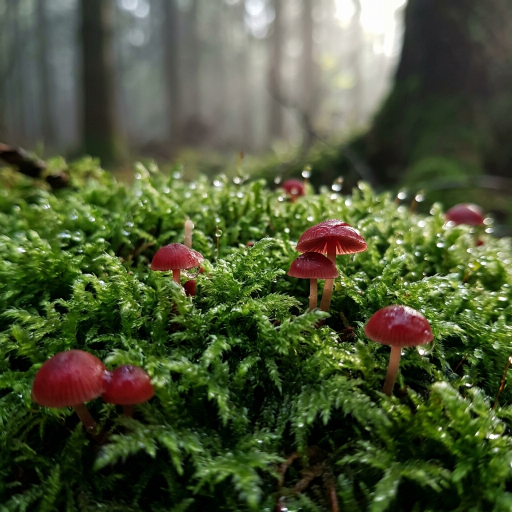
#> input picture ExamplePhotos Backup/01_forest_floor_fungi_1024x1024.jpg, 1024 x 1024 px (shown at 1/2 size)
$ python main.py 'ExamplePhotos Backup'
#> lines starting #> are read from the running program, lines starting #| are printed output that depends on the picture
#!/usr/bin/env python3
import os, sys
from PIL import Image

folder_path = sys.argv[1]

os.makedirs("/opt/icons", exist_ok=True)

for filename in os.listdir(folder_path):
    full_path = os.path.join(folder_path, filename)

    if not os.path.isfile(full_path):
        continue

    f, _ = os.path.splitext(filename)

    converted_path = os.path.join("/opt/icons", f + ".jpeg")

    try:
        with Image.open(full_path) as img:
#> img is the input picture: PIL image 1024x1024 RGB; mean R, G, B 75.6, 85.1, 53.7
            (
            img.rotate(270, expand=True)
               .resize((128,128))
               .convert("RGB")
               .save(converted_path, "JPEG")
            )
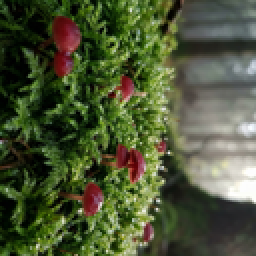
#> saved as 01_forest_floor_fungi_1024x1024.jpeg: PIL image 128x128 RGB (shown 2 times larger); mean R, G, B 75.7, 85.1, 53.7
            print(f"Converted: {filename} -> {os.path.basename(converted_path)}")
    except Exception as e:
        print(f"FAILED on {filename} -> Reason: {type(e).__name__}: {e}")
#> pass 2 of the loop `for filename in os.listdir(folder_path):`:
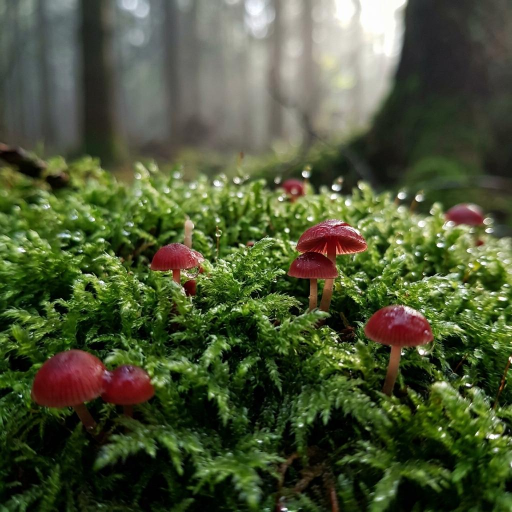
#> input picture ExamplePhotos Backup/01_forest_floor_fungi_1x1.jpg, 1024 x 1024 px (shown at 1/2 size)
#> img is the input picture: PIL image 1024x1024 RGB; mean R, G, B 75.7, 85.1, 54
#> `( img.rotate(270, expand=True) .resize((128,128)) .convert("RGB") .sav..`:
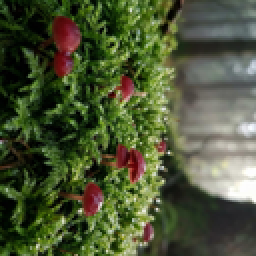
#> saved as 01_forest_floor_fungi_1x1.jpeg: PIL image 128x128 RGB (shown 2 times larger); mean R, G, B 75.7, 85.1, 54
